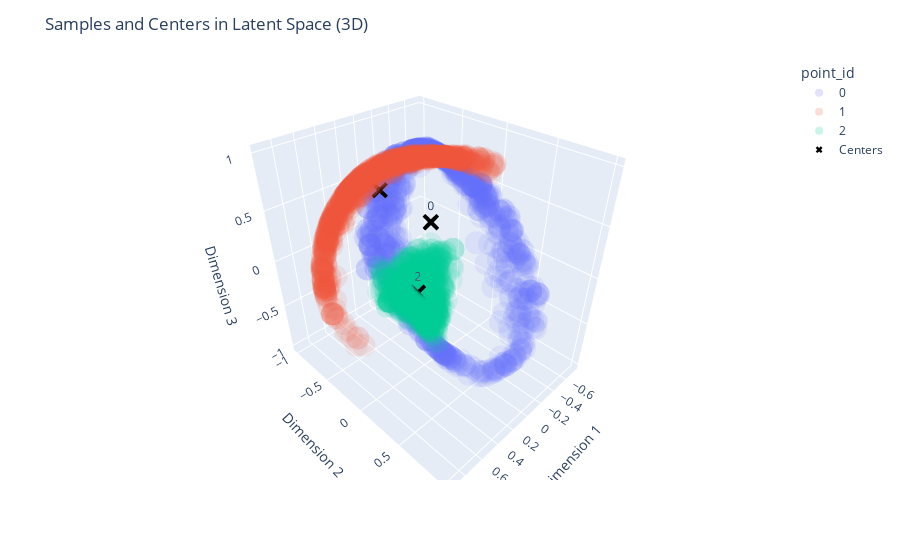

The code cell stored with this chart in its notebook:
### Code cell
plot_Z_samples_3D(samples_Z[-1000:,:3,:])

### Figure 1 — Plotly figure (JSON) as saved in the notebook; plotly's stock layout.template omitted (floating-point values rounded to 4 significant figures; data arrays with more than 128 entries replaced by an {"elided": "..."} marker saying what was removed)
{"data": [{"customdata": {"elided": "1000x2 mixed values"}, "hovertemplate": "point_id=%{customdata[0]}<br>x=%{x}<br>y=%{y}<br>z=%{z}<br>sample_id=%{customdata[1]}<extra></extra>", "legendgroup": "0", "marker": {"color": "#636efa", "opacity": 0.1, "symbol": "circle"}, "mode": "markers", "name": "0", "scene": "scene", "showlegend": true, "type": "scatter3d", "x": {"elided": "1000 float values"}, "y": {"elided": "1000 float values"}, "z": {"elided": "1000 float values"}}, {"customdata": {"elided": "1000x2 mixed values"}, "hovertemplate": "point_id=%{customdata[0]}<br>x=%{x}<br>y=%{y}<br>z=%{z}<br>sample_id=%{customdata[1]}<extra></extra>", "legendgroup": "1", "marker": {"color": "#EF553B", "opacity": 0.1, "symbol": "circle"}, "mode": "markers", "name": "1", "scene": "scene", "showlegend": true, "type": "scatter3d", "x": {"elided": "1000 float values"}, "y": {"elided": "1000 float values"}, "z": {"elided": "1000 float values"}}, {"customdata": {"elided": "1000x2 mixed values"}, "hovertemplate": "point_id=%{customdata[0]}<br>x=%{x}<br>y=%{y}<br>z=%{z}<br>sample_id=%{customdata[1]}<extra></extra>", "legendgroup": "2", "marker": {"color": "#00cc96", "opacity": 0.1, "symbol": "circle"}, "mode": "markers", "name": "2", "scene": "scene", "showlegend": true, "type": "scatter3d", "x": {"elided": "1000 float values"}, "y": {"elided": "1000 float values"}, "z": {"elided": "1000 float values"}}, {"marker": {"color": "black", "size": 6, "symbol": "x"}, "mode": "markers+text", "name": "Centers", "text": ["0", "1", "2"], "textposition": "top center", "type": "scatter3d", "x": [-0.03074, 0.3384, -0.2556], "y": [-0.1451, -0.3405, -0.5652], "z": [0.3595, 0.7181, -0.7455]}], "layout": {"legend": {"title": {"text": "point_id"}, "tracegroupgap": 0}, "margin": {"t": 60}, "scene": {"domain": {"x": [0, 1], "y": [0, 1]}, "xaxis": {"title": {"text": "Dimension 1"}}, "yaxis": {"title": {"text": "Dimension 2"}}, "zaxis": {"title": {"text": "Dimension 3"}}}, "title": {"text": "Samples and Centers in Latent Space (3D)"}}}
